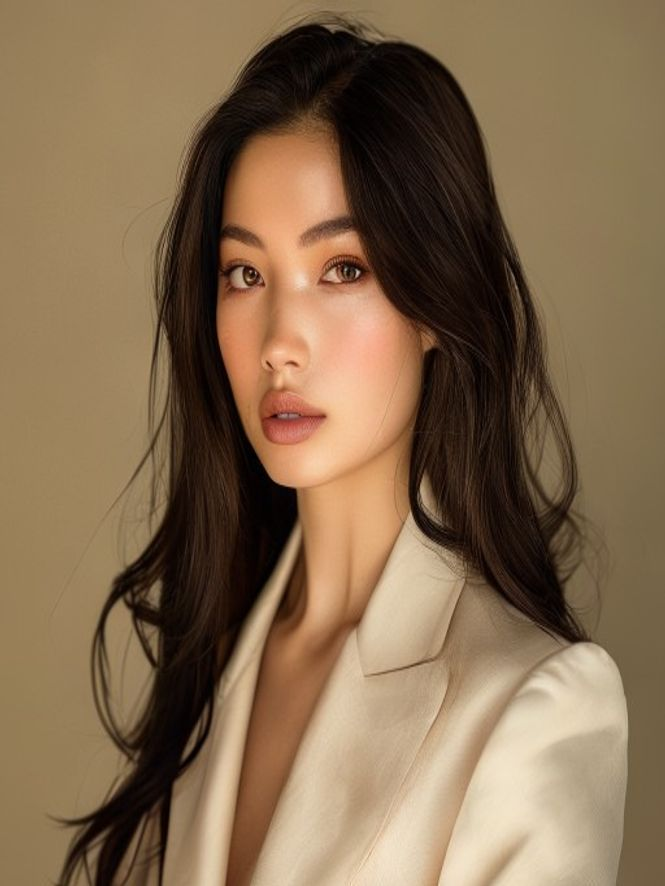
#> input picture assets/mika-laurent-hero.jpg, 665 x 886 px
$ python make_social_preview.py
#> lines starting #> are read from the running program, lines starting #| are printed output that depends on the picture
from pathlib import Path

from PIL import Image, ImageDraw, ImageFont, ImageFilter

ROOT = Path(__file__).resolve().parents[1]
OUT = ROOT / "assets" / "social-preview.jpg"
HERO = ROOT / "assets" / "mika-laurent-hero.jpg"

W, H = 1200, 630
cream = "#fbf6ed"
beige = "#ead9c2"
brown = "#2f241d"
taupe = "#806b58"
beige_deep = "#c7a782"
white = "#fffdf8"

canvas = Image.new("RGB", (W, H), cream)
draw = ImageDraw.Draw(canvas)
for x in range(0, W, 72):
    draw.line((x, 0, x, H), fill="#f5eadb", width=1)
for y in range(0, H, 72):
    draw.line((0, y, W, y), fill="#f5eadb", width=1)

# Soft glow behind image
for radius, alpha in [(260, 34), (190, 40), (120, 46)]:
    glow = Image.new("RGBA", (W, H), (0, 0, 0, 0))
    gd = ImageDraw.Draw(glow)
    gd.ellipse((650 - radius, 315 - radius, 650 + radius, 315 + radius), fill=(199, 167, 130, alpha))
    canvas = Image.alpha_composite(canvas.convert("RGBA"), glow).convert("RGB")

hero = Image.open(HERO).convert("RGB")
#> hero is the input picture: PIL image 665x886 RGB; mean R, G, B 132.1, 107.2, 79.4
# Crop portrait to 4:5 and place right.
w0, h0 = hero.size
#> w0 = 665; h0 = 886
target_ratio = 4 / 5
current_ratio = w0 / h0
#> current_ratio = 0.751
if current_ratio > target_ratio:
    new_w = int(h0 * target_ratio)
    left = (w0 - new_w) // 2
    hero = hero.crop((left, 0, left + new_w, h0))
else:
    new_h = int(w0 / target_ratio)
#> new_h = 831
    top = max(0, (h0 - new_h) // 2)
#> top = 27
    hero = hero.crop((0, top, w0, top + new_h))
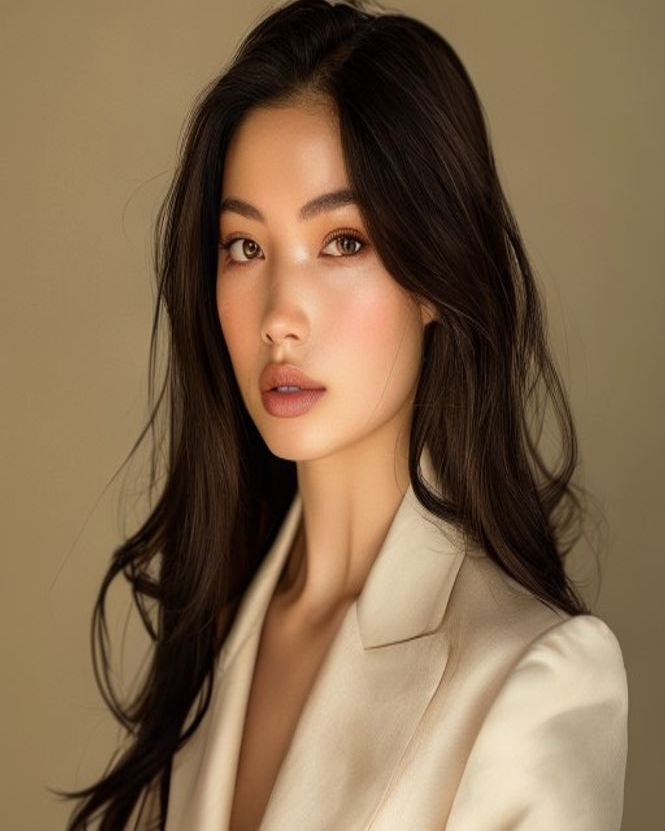
#> hero: PIL image 665x831 RGB; mean R, G, B 130.4, 105.3, 77.8
hero = hero.resize((390, 450), Image.Resampling.LANCZOS)
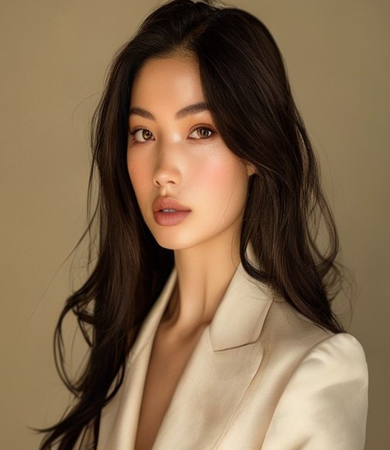
#> hero: PIL image 390x450 RGB; mean R, G, B 130.4, 105.3, 77.8
mask = Image.new("L", hero.size, 0)
#> mask: PIL image 390x450 L; every value is 0
md = ImageDraw.Draw(mask)
md.rounded_rectangle((0, 0, hero.size[0], hero.size[1]), radius=34, fill=255)
card = Image.new("RGB", (438, 536), white)
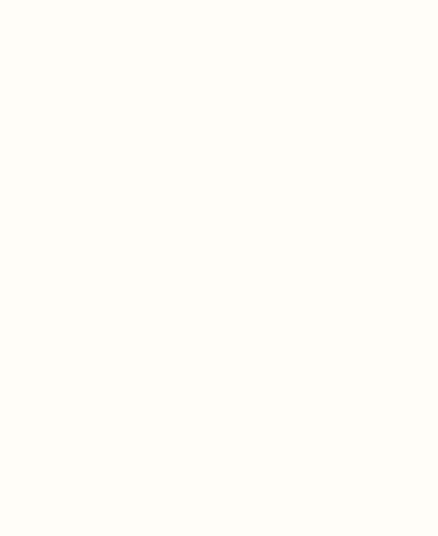
#> card: PIL image 438x536 RGB; mean R, G, B 255, 253, 248
cd = ImageDraw.Draw(card)
cd.rounded_rectangle((0, 0, 437, 535), radius=42, fill=white)
card.paste(hero, (24, 24), mask)
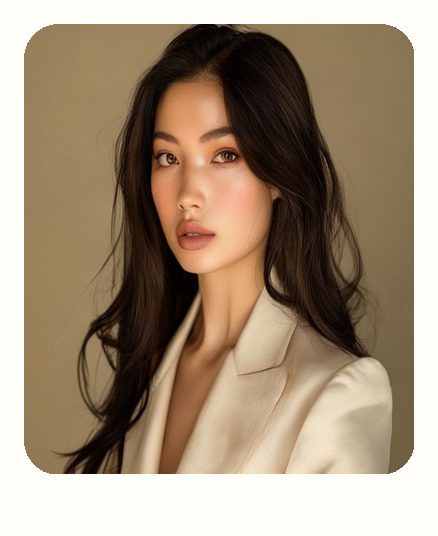
#> card: PIL image 438x536 RGB; mean R, G, B 162.3, 143.1, 121.4
shadow = Image.new("RGBA", (500, 590), (0, 0, 0, 0))
#> shadow: PIL image 500x590 RGBA; every value is 0
sd = ImageDraw.Draw(shadow)
sd.rounded_rectangle((30, 30, 468, 566), radius=42, fill=(83, 60, 38, 42))
shadow = shadow.filter(ImageFilter.GaussianBlur(20))
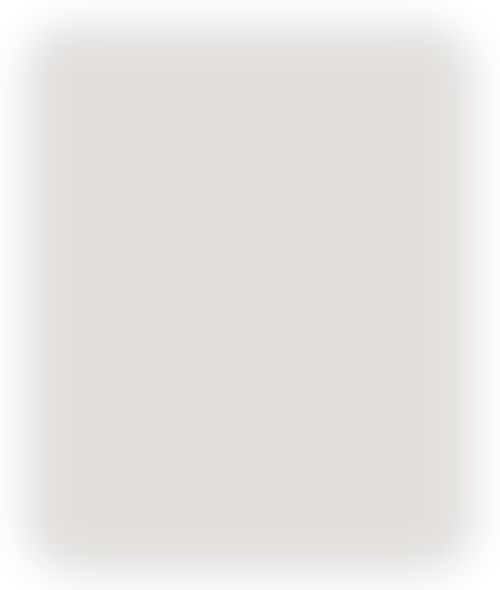
#> shadow: PIL image 500x590 RGBA; mean R, G, B, A 65.6, 47.5, 30.1, 33.2; transparent parts drawn white
canvas = canvas.convert("RGBA")
#> canvas: PIL image 1200x630 RGBA
canvas.alpha_composite(shadow, (670, 20))
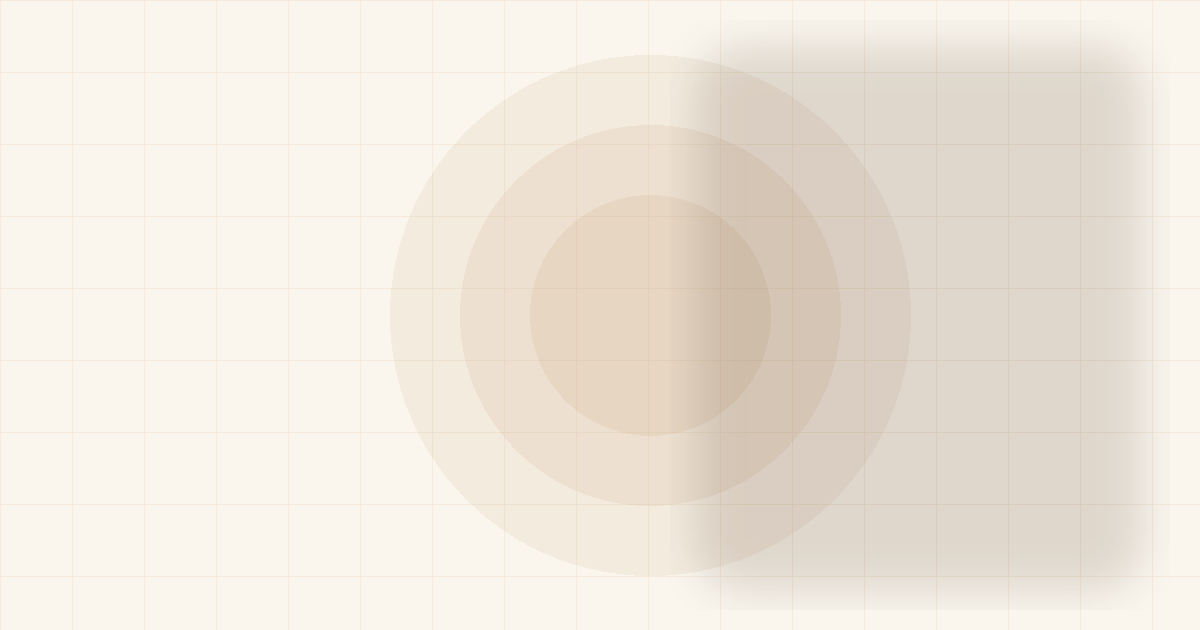
#> canvas: PIL image 1200x630 RGBA; mean R, G, B, A 238.6, 230.9, 219.6, 255
canvas.paste(card, (700, 45))
canvas = canvas.convert("RGB")
#> canvas: PIL image 1200x630 RGB
draw = ImageDraw.Draw(canvas)

font_candidates = [
    "/System/Library/Fonts/Supplemental/Arial Bold.ttf",
    "/System/Library/Fonts/Supplemental/Arial.ttf",
    "/Library/Fonts/Arial.ttf",
]
def font(size, bold=False):
#> called with size = 20, bold = True
    if bold:
        for p in font_candidates[:1] + font_candidates:
            if Path(p).exists():
                return ImageFont.truetype(p, size)
    for p in font_candidates:
        if Path(p).exists():
            return ImageFont.truetype(p, size)
    return ImageFont.load_default()

eyebrow = font(20, True)
title = font(78, True)
body = font(29)
small = font(20, True)

draw.text((72, 108), "MIKA LAURENT · AI FASHION MODEL", fill=beige_deep, font=eyebrow)
draw.text((72, 155), "Come See Me", fill=brown, font=title)
draw.text((72, 265), "Soft beige editorial visuals,\ndigital beauty, and brand storytelling.", fill=taupe, font=body, spacing=12)
# Disclosure pill
pill = (72, 420, 500, 480)
draw.rounded_rectangle(pill, radius=30, fill=brown)
draw.text((100, 438), "Fictional AI-generated persona", fill=white, font=small)
draw.text((724, 544), "Mika Laurent", fill=taupe, font=font(18))
draw.text((990, 544), "Press & media kit", fill=brown, font=font(18, True))

OUT.parent.mkdir(parents=True, exist_ok=True)
canvas.save(OUT, quality=92, optimize=True)
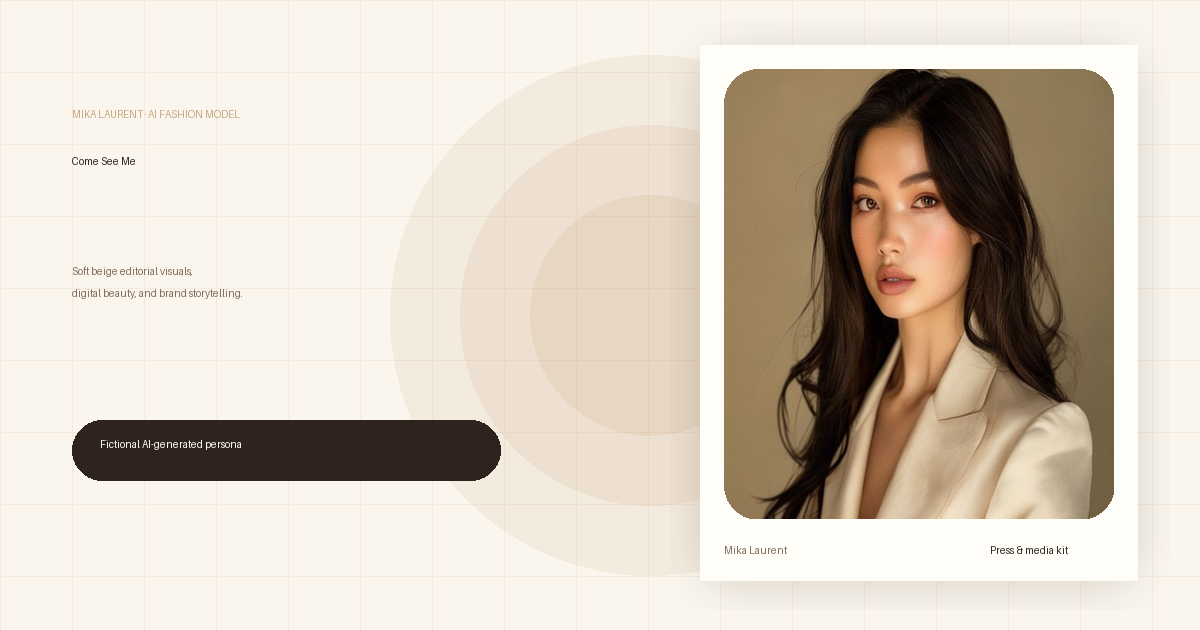
#> saved as social-preview.jpg: PIL image 1200x630 RGB; mean R, G, B 213.4, 202.5, 188.4
print(OUT)
